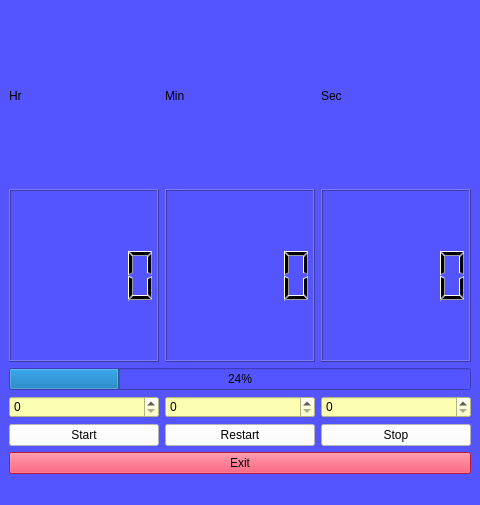
<?xml version="1.0" encoding="UTF-8"?>
<ui version="4.0">
 <class>TimerWin</class>
 <widget class="QMainWindow" name="TimerWin">
  <property name="geometry">
   <rect>
    <x>0</x>
    <y>0</y>
    <width>480</width>
    <height>505</height>
   </rect>
  </property>
  <property name="windowTitle">
   <string>TimerWin</string>
  </property>
  <property name="styleSheet">
   <string notr="true">background-color: rgb(85, 85, 255);</string>
  </property>
  <widget class="QWidget" name="centralwidget">
   <layout class="QVBoxLayout" name="verticalLayout">
    <item>
     <layout class="QHBoxLayout" name="horizontalLayout_4">
      <item>
       <widget class="QLabel" name="label_3">
        <property name="styleSheet">
         <string notr="true">font: 24pt &quot;MS Shell Dlg 2&quot;;</string>
        </property>
        <property name="text">
         <string>Hr</string>
        </property>
       </widget>
      </item>
      <item>
       <widget class="QLabel" name="label_2">
        <property name="styleSheet">
         <string notr="true">font: 24pt &quot;MS Shell Dlg 2&quot;;</string>
        </property>
        <property name="text">
         <string>Min</string>
        </property>
       </widget>
      </item>
      <item>
       <widget class="QLabel" name="label">
        <property name="styleSheet">
         <string notr="true">font: 24pt &quot;MS Shell Dlg 2&quot;;</string>
        </property>
        <property name="text">
         <string>Sec</string>
        </property>
       </widget>
      </item>
     </layout>
    </item>
    <item>
     <layout class="QHBoxLayout" name="horizontalLayout_2">
      <item>
       <widget class="QLCDNumber" name="Hr_lb"/>
      </item>
      <item>
       <widget class="QLCDNumber" name="Min_lb"/>
      </item>
      <item>
       <widget class="QLCDNumber" name="Sec_lb"/>
      </item>
     </layout>
    </item>
    <item>
     <widget class="QProgressBar" name="progressBar">
      <property name="value">
       <number>24</number>
      </property>
     </widget>
    </item>
    <item>
     <layout class="QHBoxLayout" name="horizontalLayout_3">
      <item>
       <widget class="QSpinBox" name="Hr_box">
        <property name="styleSheet">
         <string notr="true">background-color: rgb(252, 255, 178);</string>
        </property>
       </widget>
      </item>
      <item>
       <widget class="QSpinBox" name="Min_box">
        <property name="styleSheet">
         <string notr="true">background-color: rgb(252, 255, 178);</string>
        </property>
        <property name="maximum">
         <number>59</number>
        </property>
       </widget>
      </item>
      <item>
       <widget class="QSpinBox" name="Sec_box">
        <property name="styleSheet">
         <string notr="true">background-color: rgb(252, 255, 178);</string>
        </property>
        <property name="maximum">
         <number>59</number>
        </property>
       </widget>
      </item>
     </layout>
    </item>
    <item>
     <layout class="QHBoxLayout" name="horizontalLayout">
      <item>
       <widget class="QPushButton" name="start_btn">
        <property name="styleSheet">
         <string notr="true">background-color: rgb(255, 255, 255);</string>
        </property>
        <property name="text">
         <string>Start</string>
        </property>
       </widget>
      </item>
      <item>
       <widget class="QPushButton" name="Restart_btn">
        <property name="styleSheet">
         <string notr="true">background-color: rgb(255, 255, 255);</string>
        </property>
        <property name="text">
         <string>Restart</string>
        </property>
       </widget>
      </item>
      <item>
       <widget class="QPushButton" name="Stop_btn">
        <property name="styleSheet">
         <string notr="true">background-color: rgb(255, 255, 255);</string>
        </property>
        <property name="text">
         <string>Stop</string>
        </property>
       </widget>
      </item>
     </layout>
    </item>
    <item>
     <widget class="QPushButton" name="exitTim">
      <property name="styleSheet">
       <string notr="true">background-color: rgb(255, 35, 75);</string>
      </property>
      <property name="text">
       <string>Exit</string>
      </property>
     </widget>
    </item>
   </layout>
  </widget>
  <widget class="QMenuBar" name="menubar">
   <property name="geometry">
    <rect>
     <x>0</x>
     <y>0</y>
     <width>480</width>
     <height>26</height>
    </rect>
   </property>
  </widget>
  <widget class="QStatusBar" name="statusbar"/>
 </widget>
 <resources/>
 <connections/>
</ui>
